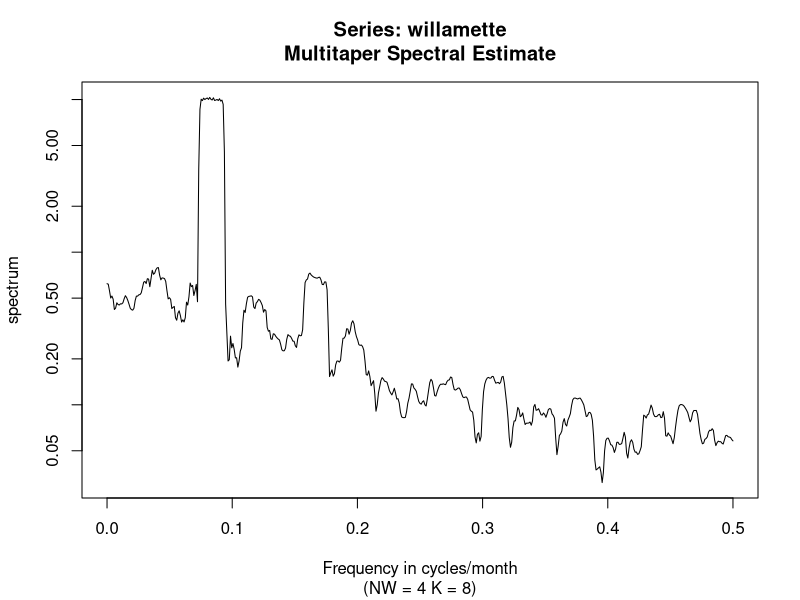
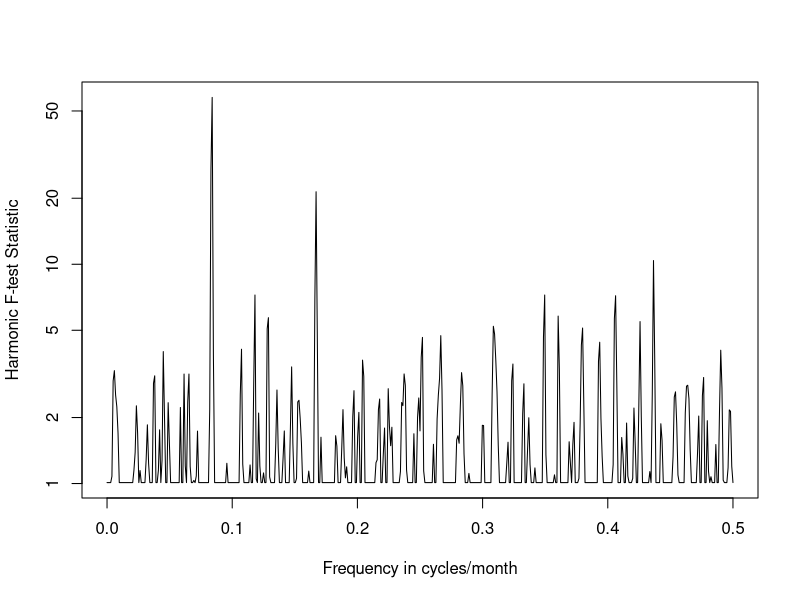
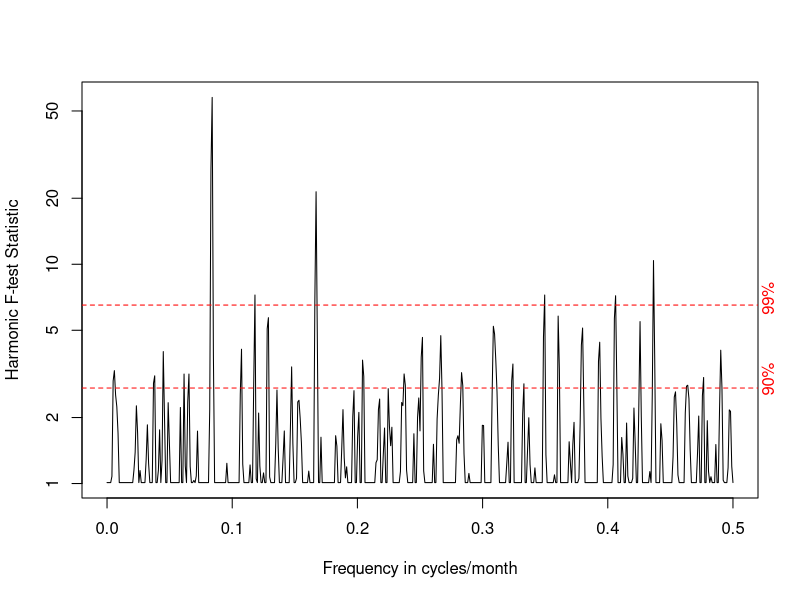
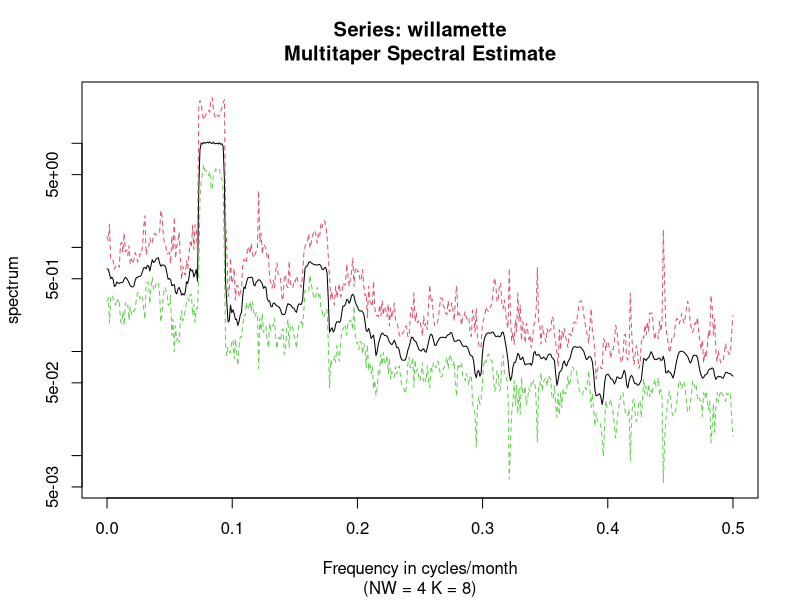

Write R code to recreate these figures, in order.
library(multitaper)


### Name: plot.mtm
### Title: Compute and plot the multitaper spectrum estimate
### Aliases: plot.mtm
### Keywords: multitaper

### ** Examples

data(willamette)
resSpec <- spec.mtm(willamette, nw=4.0, k=8, Ftest=TRUE, plot=FALSE, deltat=1.0, dtUnits="month")
plot(resSpec)
plot(resSpec, Ftest=TRUE)
plot(resSpec, Ftest=TRUE, siglines=c(0.90, 0.99))

# with jackknife estimate
resSpec2 <- spec.mtm(willamette, nw=4.0, k=8, Ftest=TRUE, jackknife=TRUE, plot=FALSE,
                     deltat=1.0, dtUnits="month")
plot(resSpec2,jackknife=TRUE)
